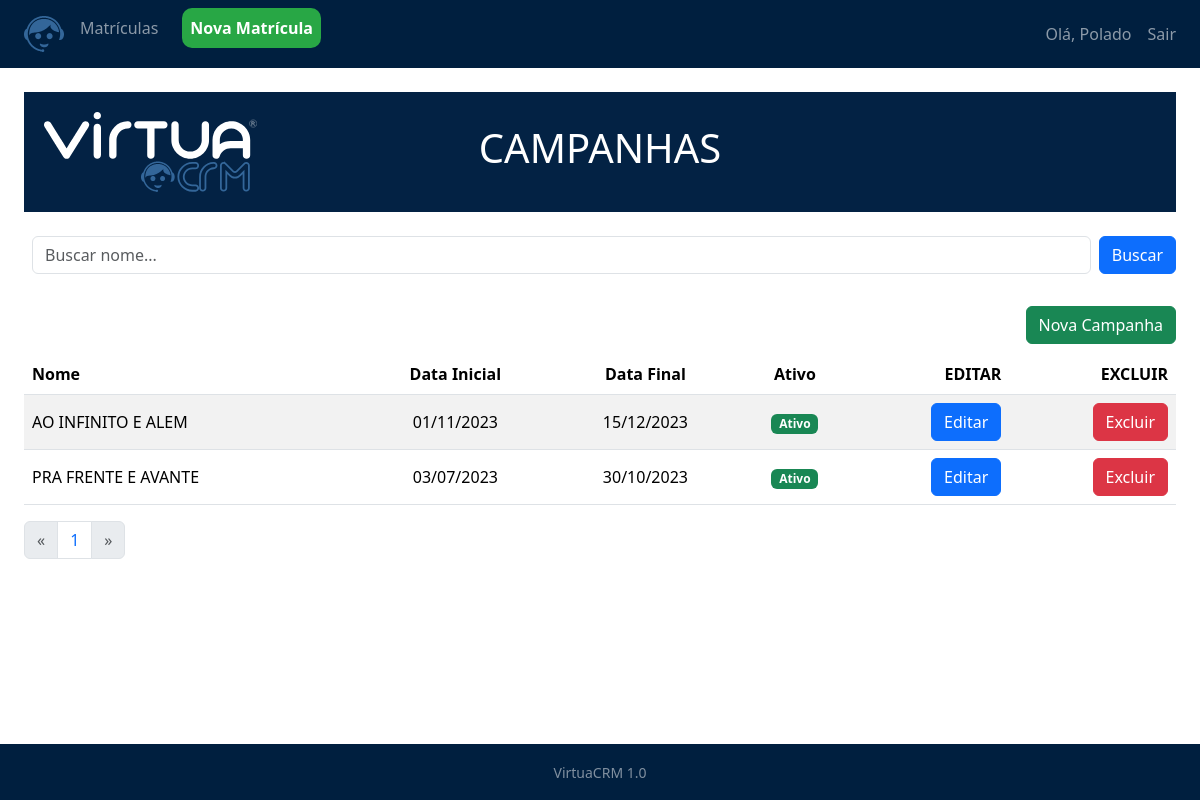
Page /matriculas/campanhas/ (signed in) on the committed database.
### matriculas/models.py (models this page shows, shortened)
class cad_campanhas(models.Model):
    nome = models.CharField(max_length=100)
    data_inicio = models.DateTimeField()
    data_fim = models.DateTimeField()
    create_date = models.DateTimeField(auto_now_add=True)
    update_date = models.DateTimeField(auto_now=True)
    active = models.BooleanField(default=True)
    class Meta:
        db_table = 'campanhas'
    def get_data_inicio_camp(self):
        return self.data_inicio.strftime('%d/%m/%Y')
    def get_data_fim_camp(self):
        return self.data_fim.strftime('%d/%m/%Y')
    def get_absolute_url(self):
        return reverse("matriculas:campanha_update", kwargs={'id': self.id}) #Direciona para a url de edição
    def get_delete_url(self):
        return reverse("matriculas:campanha_delete", kwargs={'id': self.id})# Exclui o resgistro

### matriculas/views.py (the view)
# urls.py: path('campanhas/', CampanhaListView.as_view(), name='campanha_list'),
class CampanhaListView(LoginRequiredMixin, ListView):
    template_name = 'matriculas/campanha_list.html'
    model = cad_campanhas
    queryset = cad_campanhas.objects.all()
    paginate_by = 10
    def get_queryset(self):
        queryset = super().get_queryset()
        search_query = self.request.GET.get('name', '')
        if search_query:
            queryset = queryset.filter(nome__icontains=search_query)
        return queryset

### matriculas/templates/matriculas/campanha_list.html
{% extends 'model-page.html'%}
{% load static %}
{% block content %}
<link rel="stylesheet" type="text/css" href="{% static 'css/style.css' %}">
<div class="redenc mb-3 d-flex align-items-center text-center justify-content-between">
  <img src="{% static 'images/virtua_full.svg' %}" alt="Imagem" style="width: auto; height: 80px; margin-right: 10px;">
  <div class="mx-auto">
      <div class="d-flex">
          <h1>CAMPANHAS</h1>
      </div>
  </div>
  <img src="{% static 'images/branco.svg' %}" alt="" style="width: auto; height: 80px; margin-right: 10px;">
</div>
<form method="GET" action="">
  <div class="d-flex align-items-center">
      <div class="p-2 flex-grow-1">
          <input class="form-control" type="text" name="name" value="{{ search_query }}" placeholder="Buscar nome...">
      </div>
      <div class="p2">
          <button type="submit" class="btn btn-primary">Buscar</button>
      </div>
  </div>
</form>
<div class="pt-4">
<a href="{% url 'matriculas:campanha_new' %}"
    <button type="button" class="btn btn-success" style="float: right; margin-bottom: 10px">Nova Campanha</button>
  </a>
</div>
<table class="table table table-striped table-hover">
    <thead>
        <tr>
          <th class="text-start align-middle">Nome</th>
          <th class="text-center align-middle">Data Inicial</th>
          <th class="text-center align-middle">Data Final</th>
          <th class="text-center align-middle">Ativo</th>
          <th class="text-end align-middle">EDITAR</th>
          <th class="text-end align-middle">EXCLUIR</th>
        </tr>
      </thead>
      <tbody>
        {% for cad_campanha in object_list %}
          <tr>
            <td class="text-start align-middle">{{cad_campanha.nome}}</td>
            <td class="text-center align-middle">{{cad_campanha.get_data_inicio_camp}}</td>
            <td class="text-center align-middle">{{cad_campanha.get_data_fim_camp}}</td>
            <td class="text-center align-middle">
              {% if cad_campanha.active %}
                <span class="badge bg-success">Ativo</span>
              {% else %}
                <span class="badge bg-danger">Inativo</span>
              {% endif %}
            </td>
            <td class="text-end align-middle"><a href = "{{ cad_campanha.get_absolute_url }}"><button type="button" class="btn btn-primary">Editar</button></td>
              <form method="POST" action="{{ cad_campanha.get_delete_url }}">{% csrf_token %}
                <td class="text-end align-middle"><button type="submit" class="btn btn-danger">Excluir</button></td>
              </form>
          </tr>
        {% endfor %}
      </tbody>
  </table>
  <ul class="pagination">
    {%if  page_obj.has_previous %}
      <li class="page-item">
        <a class="page-link" href="?page={{ page_obj.previous_page_number }}" aria-label="Previous">
          <span aria-hidden="true">&laquo;</span>
        </a>
      </li>
    {% else %}
      <li class="page-item disabled">
        <a class="page-link" href="#" aria-label="Previous">
          <span aria-hidden="true">&laquo;</span>
        </a>
      </li>
    {% endif %}
    {% for object in page_obj.paginator.page_range %}
      <li class="page-item"><a class="page-link" href="?page={{ forloop.counter }}">{{ forloop.counter }}</a></li>
    {% endfor %}
    {% if page_obj.has_next %}
      <li class="page-item">
        <a class="page-link" href="?page= {{ page_obj.next_page_number }}" aria-label="Next">
          <span aria-hidden="true">&raquo;</span>
        </a>
      </li>
    {% else %}
      <li class="page-item disabled">
        <a class="page-link" href="#" aria-label="Next">
          <span aria-hidden="true">&raquo;</span>
        </a>
      </li>
    {% endif %}
    </ul>
{% endblock %}

### core/templates/model-header.html (shortened to what this page needs)
{% load static %}
<nav class="navbar navbar-expand-sm custom-navbar-bg navbar-dark mr-2">
    <ul class="nav navbar-nav">
        <li class="nav-item">
            <a class="nav-link">
            </a>
        </li>
        <li class="nav-item">
            <a class="nav-link" href="{% url 'user_rank' %}">
                <img src="{% static 'images/virtua_white.svg' %}" alt="Logo" class="img-fluid" style="width: 40px; height: auto;">
            </a>
        </li>
        <li class="nav-item">
            <a class="nav-link" href="{% url 'matriculas:matriculas_list' %}">Matrículas</a>
        </li>
        <li class="nav-item">
            <a class="nav-link">
            </a>
        </li>
        <li class="nav-item">
            <a class="nav-link highlight-link" href="{%url 'matriculas:matriculas_new'%}">Nova Matrícula</a>
        </li>
    </ul>
    <ul class="navbar-nav ms-auto ml-2">
        <li class="nav-item">
            <a class="nav-link">
        {% if request.user.is_authenticated %}
            <span class="navbar-text">Olá,  {{ request.user.first_name }}</span>
        {% endif %}
            </a>
        </li>
        <li class="nav-item">
            <a class="nav-link" href="{% url 'logout' %}">Sair</a>
        </li>
        <li class="nav-item">
            <a class="nav-link">
            </a>
        </li>
    </ul>
</nav>

### core/static/css/style.css (style rules this page uses)
.redenc { background-color: #032244; color: #FFFFFF; text-align: center; padding: 20px; }

### core/templates/model-header.html (style rules this page uses)
.custom-navbar-bg { background-color: #001f3f; }
.highlight-link { background-color: #28a745; color: #fff; font-weight: bold; border-radius: 10px; padding: 8px 12px; }

### core/templates/model-footer.html (style rules this page uses)
.custom-navbar-bg { background-color: #001f3f; }

### core/templates/model-page.html (style rules this page uses)
html, body { height: 100%; }
.custom-navbar-bg { background-color: #001f3f; }

### rows in the picture
cad_campanhas: nome "AO INFINITO E ALEM", get_data_inicio_camp "01/11/2023", get_data_fim_camp "15/12/2023", active "Ativo"
cad_campanhas: nome "PRA FRENTE E AVANTE", get_data_inicio_camp "03/07/2023", get_data_fim_camp "30/10/2023", active "Ativo"

### other values in the picture
{{ request.user.first_name }} "Polado"
